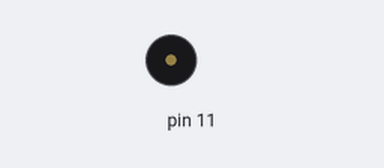
Recording of a sketch running on a simulated Arduino Uno, built with avr-gcc and run on an emulated ATmega328P. Parts: buzzer (waves = sounding).

Above: at 0.1 s.
Timing chart, 0 to 1.6 s (numbered marks = the images above):
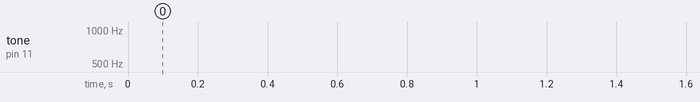

The sketch:

YelpSirene.ino
```cpp
int min = 700,
    max = 950;

void setup()
{
}

void loop()
{
    for (int i = min; i < max; i++)
    {
        tone(11, i);
        delay(1);
    }
    for (int i = max; i > min; i--)
    {
        tone(11, i);
        delay(1);
    }
}
```
